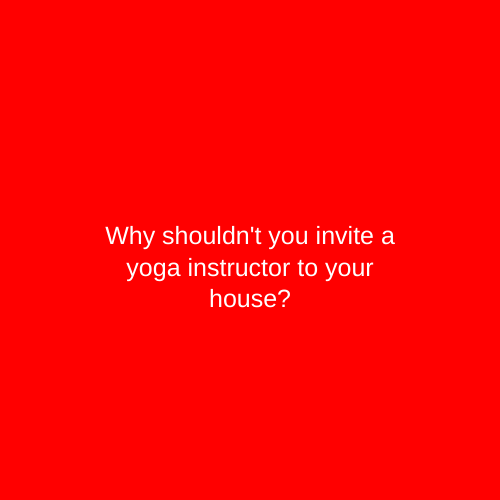
Frame 1 (no input)
Frame 60 (no input): identical to frame 1, image omitted
Frame 120 (the mouse pressed at the canvas centre since frame 60): identical to frame 1, image omitted

The p5.js sketch that drew this single still picture (run headless with seeded random() and noise() and a simulated clock; from frame 60 on, the mouse is pressed at the canvas centre):

// p5.js sketch
// ── sketch.js
let state =0
function setup() {
  createCanvas(500, 500);
  textAlign(CENTER);
  textSize(25);
}

function draw() {
switch(state)
{
case 0:
  background("red");
  fill("white");
  text("Why shouldn't you invite a yoga instructor to your house?", 100, 225,300,400);
  break;
case 1:
  background("blue");
  text("Because when you ask them to leave, they say ''Namaste!''", 100, 225,300,400);
  break;
case 2:
  background("lime");
  text("Get it? Namaste, like ''Nah, Ima' Stay!'' Funny right?", 100, 225,300,400);
  break;
}
}



function mouseReleased() {
  state++;
  //textSize(random(50));
  if (state > 2) state = 0;
}
